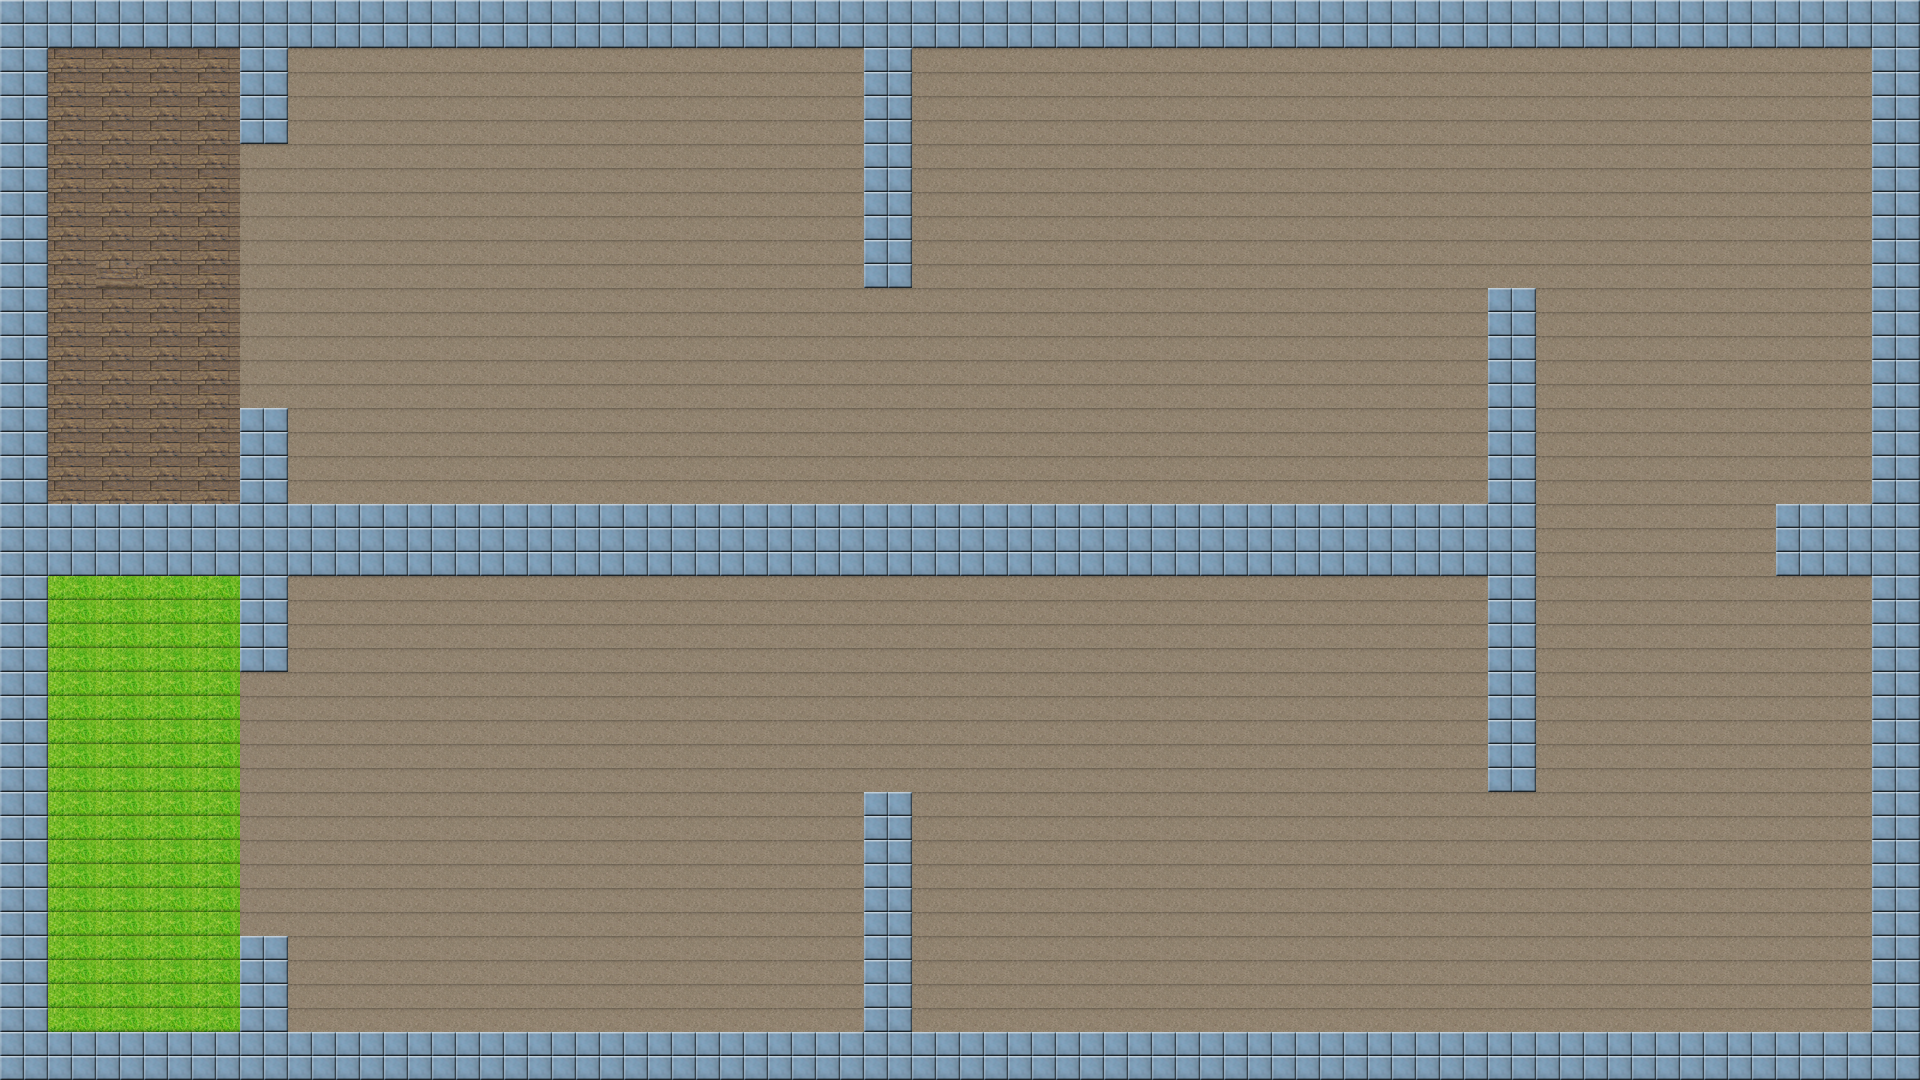

A 2D game scene composited from a Tiled map and its tileset images. What follows is a short description and the map's XML, with each tile layer's data collapsed to a summary:
An orthogonal 40x45 tile map with 48x24 px tiles, 1 tile layer (TileLayer) and 2 objects.

<map version="1.0" tiledversion="1.0.2" orientation="orthogonal" renderorder="right-down" width="40" height="45" tilewidth="48" tileheight="24" backgroundcolor="#cccccc" nextobjectid="4">
 <properties>
  <property name="Kartenname" value="Basic Speedmap 1" />
 </properties>
 <tileset firstgid="1" name="Tileset" tilewidth="48" tileheight="24" tilecount="240" columns="12">
  <image source="../Tiled-Resources/part2_tileset.png" width="576" height="480" />
  <tile id="25">
   <properties>
    <property name="collision" value="false" />
    <property name="zielarea" value="true" />
   </properties>
  </tile>
  <tile id="60">
   <properties>
    <property name="collision" value="false" />
   </properties>
  </tile>
  <tile id="121">
   <properties>
    <property name="collision" value="false" />
    <property name="startarea" value="true" />
    <property name="startposition" value="start" />
   </properties>
  </tile>
  <tile id="132">
   <properties>
    <property name="collision" value="false" />
    <property name="startarea" value="true" />
   </properties>
  </tile>
  <tile id="156">
   <properties>
    <property name="collision" value="true" />
   </properties>
   <objectgroup draworder="index" width="1" height="1">
    <object id="1" x="0" y="0" width="48" height="24" />
    <object id="2" x="0" y="0" width="48" height="24" />
   </objectgroup>
  </tile>
 </tileset>
 <layer name="TileLayer" width="40" height="45">
  <data>[1800 cells, 1800 non-empty, 5 distinct tile ids]</data>
 </layer>
</map>
